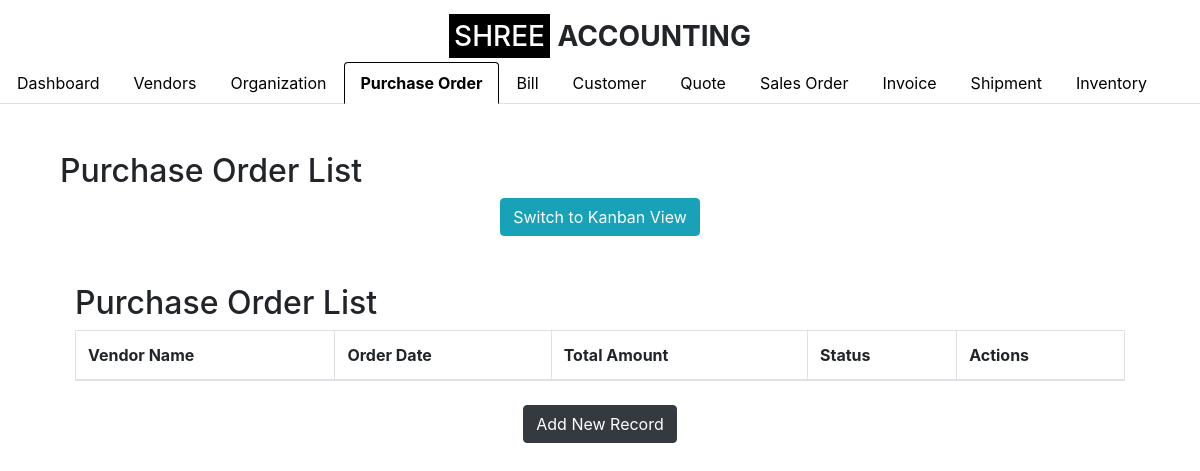
The page /purchase_order_list (signed in) on the database as committed earlier.
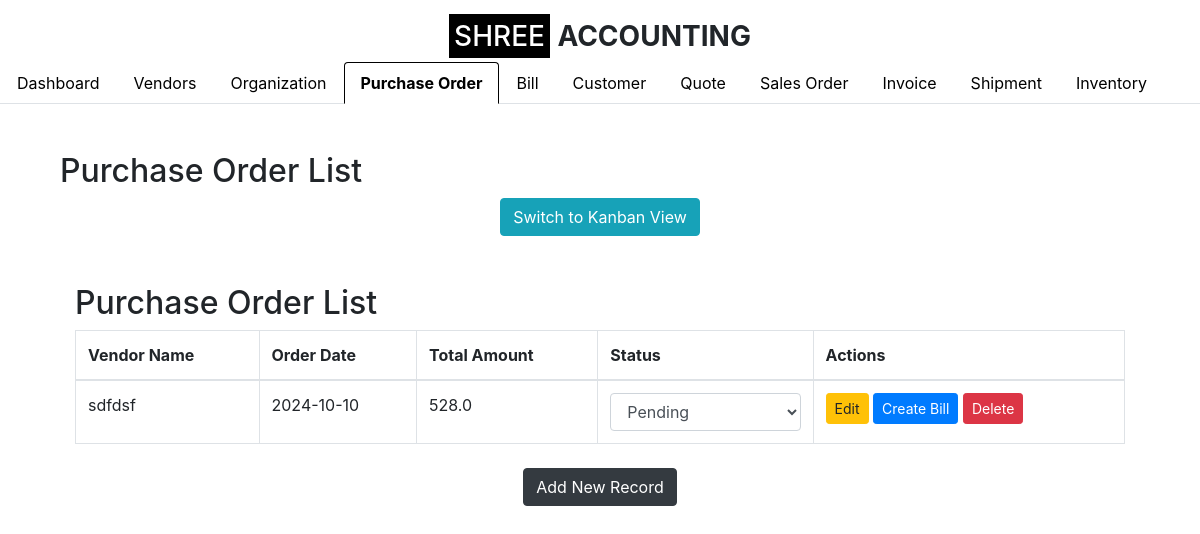
The same page on the database as committed later.
### app.py (models this page shows)
class PurchaseOrder(db.Model):
    id = db.Column(db.Integer, primary_key=True)
    vendor_id = db.Column(db.Integer, db.ForeignKey('vendor.id'), nullable=False)
    order_date = db.Column(db.Date, nullable=False)
    total_amount = db.Column(db.Float, nullable=False)
    status = db.Column(db.String(50), nullable=False)
    vendor = db.relationship('Vendor', backref=db.backref('purchase_orders', lazy=True))
    line_items = db.relationship('LineItem', backref='purchase_order', lazy=True, cascade="all, delete-orphan")

class Vendor(db.Model):
    id = db.Column(db.Integer, primary_key=True)
    vendor_name = db.Column(db.String(100), nullable=False)
    company_name = db.Column(db.String(100), nullable=False)
    email_id = db.Column(db.String(100), nullable=False)
    phone_number = db.Column(db.String(15), nullable=False)
    address = db.Column(db.String(255), nullable=False)
    organization_id = db.Column(db.Integer, db.ForeignKey('organization.id'), nullable=False)
    organization = db.relationship('Organization', backref=db.backref('vendors', lazy=True))

### app.py (the view)
    def wrap(*args, **kwargs):
        if 'logged_in' in session:
            return f(*args, **kwargs)
        else:
            flash('Please log in first.', 'warning')
            return redirect(url_for('login'))

### app.py (called while the page is built)
def login_required(f):
    def wrap(*args, **kwargs):
        if 'logged_in' in session:
            return f(*args, **kwargs)
        else:
            flash('Please log in first.', 'warning')
            return redirect(url_for('login'))
    wrap.__name__ = f.__name__
    return wrap

@app.route('/purchase_order_list')
@login_required
def purchase_order_list():
    organization_id = session.get('organization_id')
    purchase_orders = PurchaseOrder.query.join(Vendor).filter(Vendor.organization_id == organization_id).all()
    return render_template('purchase_order_list.html', purchase_orders=purchase_orders, show_logo=True, active_tab='purchase_order')

### templates/purchase_order_list.html (shortened to what this page needs)
{% extends "base.html" %}
{% block content %}
<div class="container mt-5">
    <h2>Purchase Order List</h2>
    <div class="text-center mb-4">
        <button class="btn btn-info" id="toggleViewBtn">Switch to Kanban View</button>
    </div>
    <div id="tableView" class="container mt-5">
        <h2>Purchase Order List</h2>
        <table class="table table-bordered">
            <thead>
                <tr>
                    <th>Vendor Name</th>
                    <th>Order Date</th>
                    <th>Total Amount</th>
                    <th>Status</th>
                    <th>Actions</th>
                </tr>
            </thead>
            <tbody>
                {% for order in purchase_orders %}
                <tr>
                    <td>{{ order.vendor.vendor_name }}</td>
                    <td>{{ order.order_date }}</td>
                    <td>{{ order.total_amount }}</td>
                    <td>
                        <form action="/update_status/{{ order.id }}" method="POST">
    <select name="status" class="form-control" onchange="this.form.submit()">
        <option value="Pending" {% if order.status == 'Pending' %}selected{% endif %}>Pending</option>
    </select>
</form>
                    </td>
                    <td>
    <a href="/edit_purchase_order/{{ order.id }}" class="btn btn-warning btn-sm">Edit</a>
    <a href="/create_bill?purchase_order_id={{ order.id }}" class="btn btn-primary btn-sm">Create Bill</a>
    <form action="/delete_purchase_order/{{ order.id }}" method="POST" style="display:inline-block;">
        <button type="submit" class="btn btn-danger btn-sm">Delete</button>
    </form>
</td>
                </tr>
                {% endfor %}
            </tbody>
        </table>
    </div>
    <div class="text-center mt-4">
        <a href="/purchase_order" class="btn btn-dark">Add New Record</a>
    </div>
</div>
{% endblock %}

Rows that differ between the two databases and show on the page:
now on this page (row edited): PurchaseOrder: vendor.vendor_name "sdfdsf", order_date "2024-10-10", total_amount "528.0", status "Pending"
